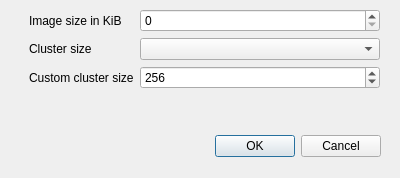
<?xml version="1.0" encoding="UTF-8"?>
<ui version="4.0">
 <class>NewDialog</class>
 <widget class="QDialog" name="NewDialog">
  <property name="geometry">
   <rect>
    <x>0</x>
    <y>0</y>
    <width>400</width>
    <height>178</height>
   </rect>
  </property>
  <property name="windowTitle">
   <string>Sega Saturn RAM Backup parser</string>
  </property>
  <widget class="QDialogButtonBox" name="buttonBox">
   <property name="geometry">
    <rect>
     <x>40</x>
     <y>130</y>
     <width>341</width>
     <height>32</height>
    </rect>
   </property>
   <property name="orientation">
    <enum>Qt::Horizontal</enum>
   </property>
   <property name="standardButtons">
    <set>QDialogButtonBox::Cancel|QDialogButtonBox::Ok</set>
   </property>
  </widget>
  <widget class="QWidget" name="formLayoutWidget">
   <property name="geometry">
    <rect>
     <x>29</x>
     <y>9</y>
     <width>351</width>
     <height>101</height>
    </rect>
   </property>
   <layout class="QFormLayout" name="formLayout">
    <item row="1" column="0">
     <widget class="QLabel" name="label_2">
      <property name="text">
       <string>Cluster size</string>
      </property>
     </widget>
    </item>
    <item row="1" column="1">
     <widget class="QComboBox" name="ClusterSizeComboBox"/>
    </item>
    <item row="2" column="0">
     <widget class="QLabel" name="label_3">
      <property name="text">
       <string>Custom cluster size</string>
      </property>
     </widget>
    </item>
    <item row="2" column="1">
     <widget class="QSpinBox" name="CustomClusterSizeSpinBox">
      <property name="minimum">
       <number>1</number>
      </property>
      <property name="maximum">
       <number>8192</number>
      </property>
      <property name="singleStep">
       <number>16</number>
      </property>
      <property name="value">
       <number>256</number>
      </property>
     </widget>
    </item>
    <item row="0" column="0">
     <widget class="QLabel" name="label">
      <property name="text">
       <string>Image size in KiB</string>
      </property>
     </widget>
    </item>
    <item row="0" column="1">
     <widget class="QSpinBox" name="ImageSizeSpinBox">
      <property name="maximum">
       <number>99999999</number>
      </property>
     </widget>
    </item>
   </layout>
  </widget>
 </widget>
 <resources/>
 <connections>
  <connection>
   <sender>buttonBox</sender>
   <signal>accepted()</signal>
   <receiver>NewDialog</receiver>
   <slot>accept()</slot>
   <hints>
    <hint type="sourcelabel">
     <x>248</x>
     <y>254</y>
    </hint>
    <hint type="destinationlabel">
     <x>157</x>
     <y>274</y>
    </hint>
   </hints>
  </connection>
  <connection>
   <sender>buttonBox</sender>
   <signal>rejected()</signal>
   <receiver>NewDialog</receiver>
   <slot>reject()</slot>
   <hints>
    <hint type="sourcelabel">
     <x>316</x>
     <y>260</y>
    </hint>
    <hint type="destinationlabel">
     <x>286</x>
     <y>274</y>
    </hint>
   </hints>
  </connection>
 </connections>
</ui>
